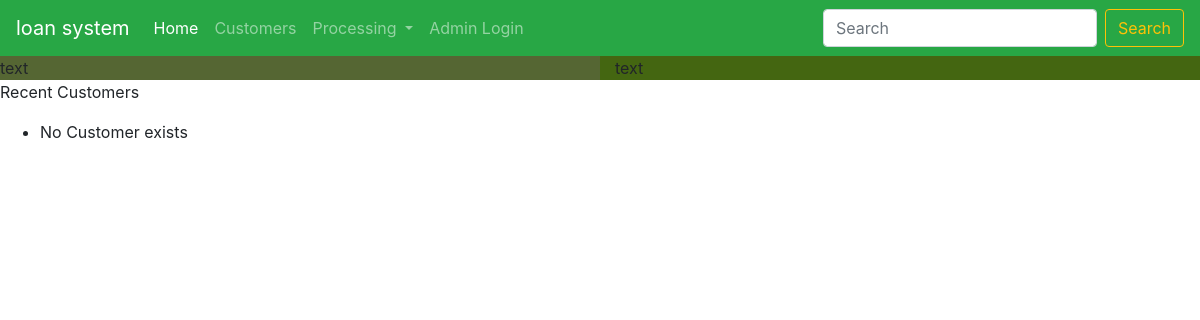
The page /customers on the database as committed earlier.
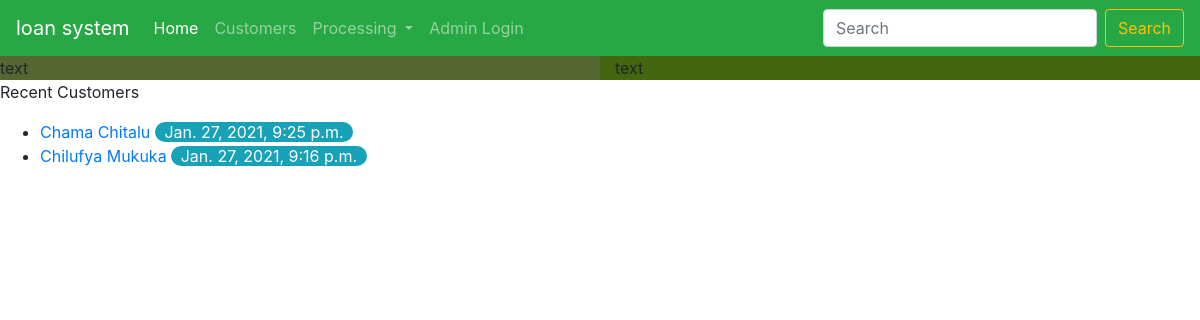
The same page on the database as committed later.
### polls/models.py (models this page shows, shortened)
class Customer(models.Model):
    first_name = models.CharField(max_length=255)
    last_name = models.CharField(max_length=255)
    email = models.EmailField(max_length=255)
    user_name = models.CharField(max_length=255)
    user_id_num = models.IntegerField()
    DOB = models.DateField('Date of birth')
    date_added = models.DateTimeField(auto_now_add=True)
    phone = models.CharField(max_length=10)

### polls/views.py (the view)
# urls.py: path('customers', views.customers, name='customers'),
def customers(request):
    customer_data = Customer.objects.order_by('-date_added')
    context = {
        'customer_data': customer_data
    }
    return render(request, 'polls/customers.html', context)

### polls/templates/polls/customers.html
{% extends 'polls/base.html' %}
{% block content %}
<div class="row">
	<div class="col-lg col-6" style="background: #563;">text</div>
        <div class="col-lg col-3" style="background: #461;">text</div>
</div>
<p>Recent Customers</p>
<ul>
    {% for person in customer_data %}
    <li><a href="">{{ person.first_name }} {{ person.last_name }} <span class="badgde badge-pill badge-info">{{person.date_added}}</span> </a></li>
    {% empty %}
    <li>No Customer exists</li>
    {% endfor %}
</ul>
{% endblock content %}

### polls/templates/polls/base.html (shortened to what this page needs)
{% load static %}
<link rel="stylesheet" href="{% static 'polls/style.css' %}">
<link rel="stylesheet" href="{% static 'polls/lib/css/bootstrap.min.css' %}">
<div>
    <nav class="navbar navbar-expand-lg navbar-dark bg-success">
        <a class="navbar-brand" href="#">loan system</a>
        <div class="collapse navbar-collapse" id="navbarSupportedContent">
          <ul class="navbar-nav mr-auto">
            <li class="nav-item active">
              <a class="nav-link" href="/">Home <span class="sr-only">(current)</span></a>
            </li>
            <li class="nav-item">
              <a class="nav-link" href="/customers">Customers</a>
            </li>
            <li class="nav-item dropdown">
              <a class="nav-link dropdown-toggle" href="#" id="navbarDropdown" role="button" data-toggle="dropdown" aria-haspopup="true" aria-expanded="false">
                Processing
              </a>
            </li>
            <li class="nav-item">
              <a class="nav-link" href="/admin" tabindex="-1" aria-disabled="true">Admin Login</a>
            </li>
          </ul>
          <form class="form-inline my-2 my-lg-0">
            <input class="form-control mr-sm-2" type="search" placeholder="Search" aria-label="Search">
            <button class="btn btn-outline-warning my-2 my-sm-0" type="submit">Search</button>
          </form>
        </div>
      </nav>
</div>
{% block content %}
{% endblock content %}

Rows that differ between the two databases and show on the page:
added Customer: first_name "Chama", last_name "Chitalu", date_added "Jan. 27, 2021, 9:25 p.m."
added Customer: first_name "Chilufya", last_name "Mukuka", date_added "Jan. 27, 2021, 9:16 p.m."
Other text that changed with them:
text no longer shown: "No Customer exists"
